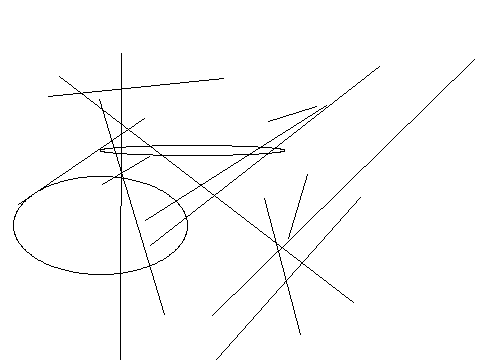

Write the Python code that produced this figure.
from PIL import Image, ImageDraw
image1 = Image.new('RGB', (480, 360), '#ffffff')
draw = ImageDraw.Draw(image1)
c=[274,342,242,333]
draw.ellipse(c,'#ffffff','#000000')
c=[424,87,294,143]
draw.ellipse(c,'#ffffff','#000000')
c=[13,176,187,274]
draw.ellipse(c,'#ffffff','#000000')
c=[77,392,127,85]
draw.ellipse(c,'#ffffff','#000000')
c=[227,397,144,216]
draw.ellipse(c,'#ffffff','#000000')
c=[162,206,46,282]
draw.ellipse(c,'#ffffff','#000000')
c=[351,36,167,135]
draw.ellipse(c,'#ffffff','#000000')
c=[272,42,219,346]
draw.ellipse(c,'#ffffff','#000000')
c=[35,260,38,21]
draw.ellipse(c,'#ffffff','#000000')
c=[175,342,312,132]
draw.ellipse(c,'#ffffff','#000000')
c=[227,345,141,257]
draw.ellipse(c,'#ffffff','#000000')
c=[317,389,11,99]
draw.ellipse(c,'#ffffff','#000000')
c=[446,179,140,218]
draw.ellipse(c,'#ffffff','#000000')
c=[100,145,285,155]
draw.ellipse(c,'#ffffff','#000000')
c=[394,57,54,272]
draw.ellipse(c,'#ffffff','#000000')
c=[82,413,96,336]
draw.ellipse(c,'#ffffff','#000000')
c=[322,239,22,139]
draw.ellipse(c,'#ffffff','#000000')
c=[222,19,113,270]
draw.ellipse(c,'#ffffff','#000000')
l=[353,302,59,76]
draw.line(l,'#000000')
l=[149,156,102,184]
draw.line(l,'#000000')
l=[288,238,307,174]
draw.line(l,'#000000')
l=[121,53,120,359]
draw.line(l,'#000000')
l=[161,421,360,197]
draw.line(l,'#000000')
l=[300,334,264,198]
draw.line(l,'#000000')
l=[99,99,164,314]
draw.line(l,'#000000')
l=[474,59,212,315]
draw.line(l,'#000000')
l=[223,78,48,96]
draw.line(l,'#000000')
l=[379,66,150,245]
draw.line(l,'#000000')
l=[144,118,18,204]
draw.line(l,'#000000')
l=[316,106,268,121]
draw.line(l,'#000000')
l=[326,105,145,220]
draw.line(l,'#000000')
image1.save('Artist16.png')